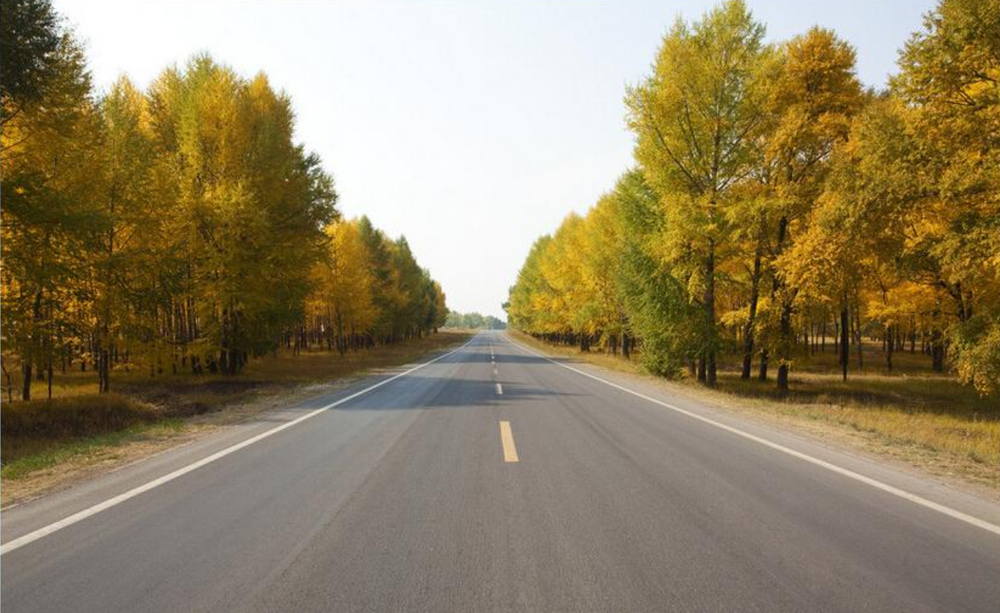
#> input picture 图像认知与OpenCV/16.图像边缘检测/picture.png, 1000 x 613 px, shrunk from 1283 x 786 before the run
$ python '图像边缘检测.py'
#> lines starting #> are read from the running program, lines starting #| are printed output that depends on the picture
# 导入OpenCV库，方便调用函数
import cv2

# 1. 读取图像
image_np = cv2.imread('./picture.png')
#> image_np is the input picture: shape (613, 1000, 3); mean B, G, R 98.7, 130.2, 144.3

# 2. 灰度化图像
image_np1 = cv2.cvtColor(image_np, cv2.COLOR_BGR2GRAY)
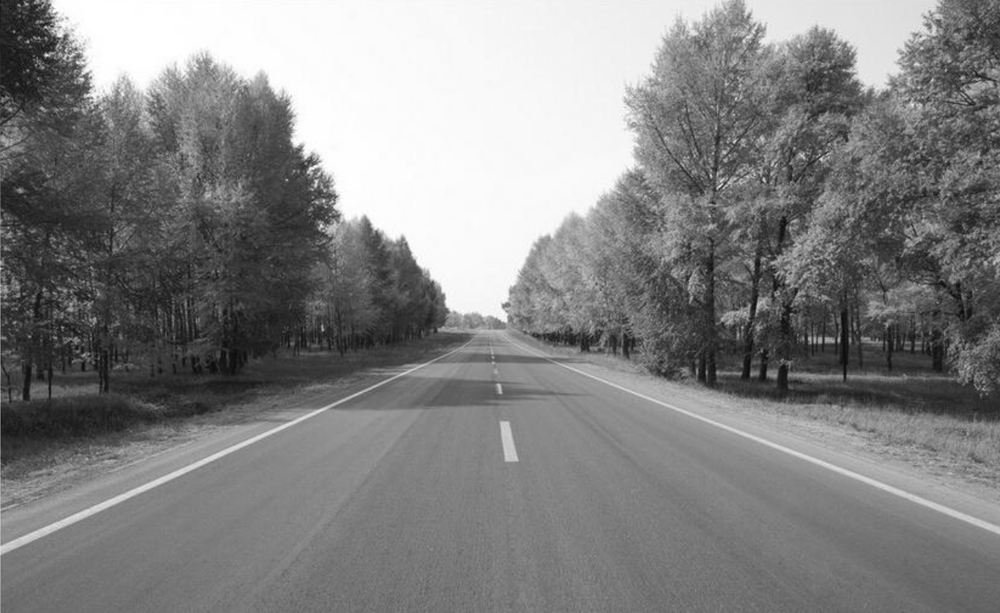
#> image_np1: shape (613, 1000); min 7, max 255, mean 130.8

# 3. 高斯滤波
image_blur = cv2.GaussianBlur(image_np1, (5, 5), 1.5)

# 4. 进行边缘检测
image_canny = cv2.Canny(image_blur, 30, 70)
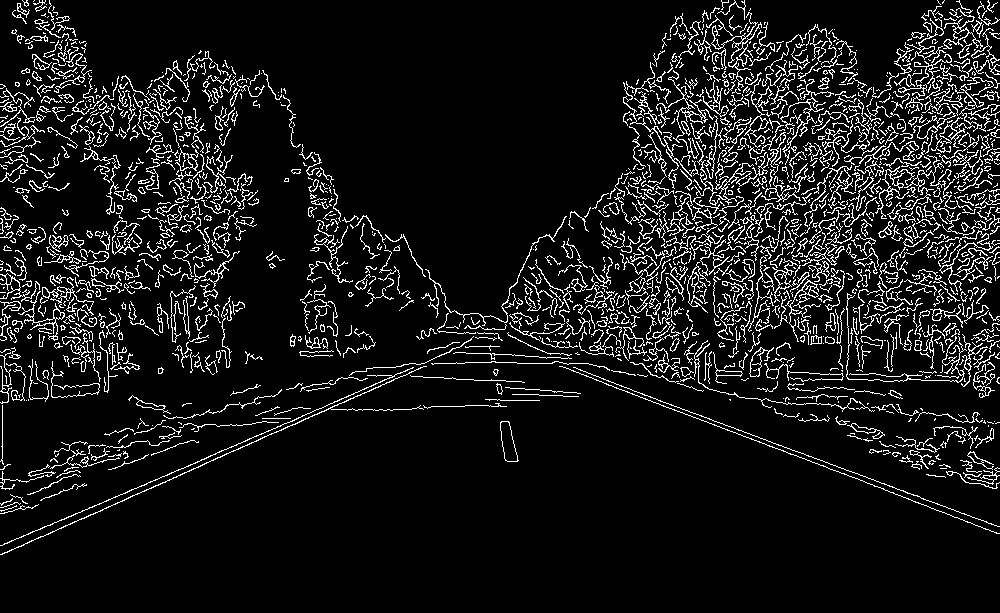
#> image_canny: shape (613, 1000); 9.2% white in thin lines or dots

# 5. 结果显示
cv2.imshow('image_np', image_np)
cv2.imshow('image_canny', image_canny)
cv2.waitKey(0)
